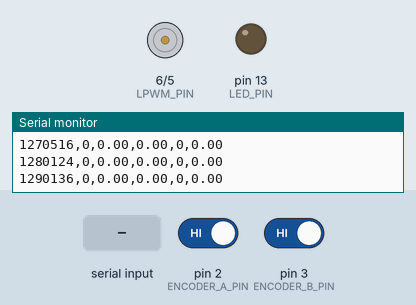
This sketch was run on a simulated Arduino Uno, built with avr-gcc and run on an emulated ATmega328P. On the bench: motor-driver pin pairs drawn as motors (green arrow = first pin HIGH = forward, orange = second pin HIGH = backward, longer = more drive), output pins drawn as LEDs (lit = HIGH), the last lines printed to the serial monitor. The test bench sets the inputs (shaded band); at power-on: pin 2 (ENCODER_A_PIN) HIGH, pin 3 (ENCODER_B_PIN) HIGH.

Above: at 1.3 s.
1.4 s: "sync\n" received over Serial
At 1.47 s:
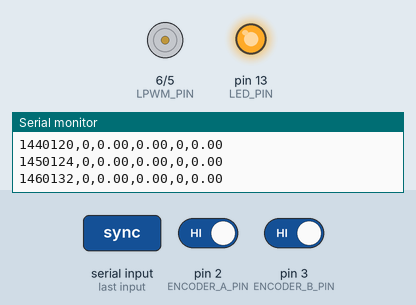
3.0 s: "pwm 90\n" received over Serial
At 4.0 s:
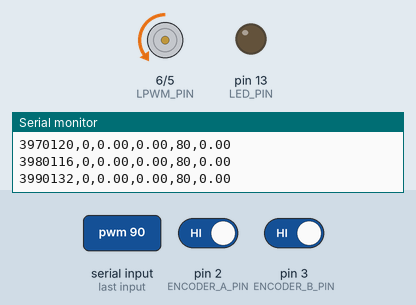
4.5 s: "sync\n" received over Serial
At 4.57 s:
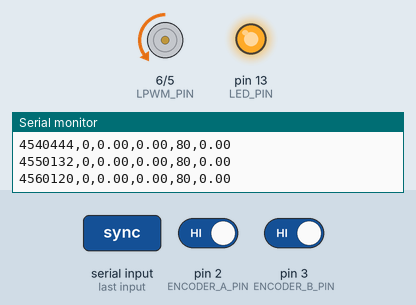
6.1 s: "stop\n" received over Serial
At 7.5 s:
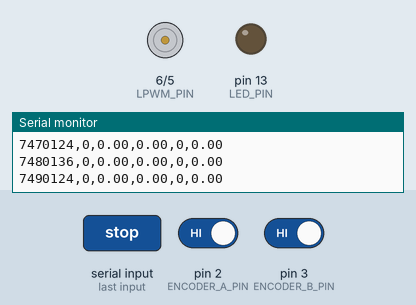
Timing chart, 0 to 8.6 s (numbered marks = the images above; inputs shaded):
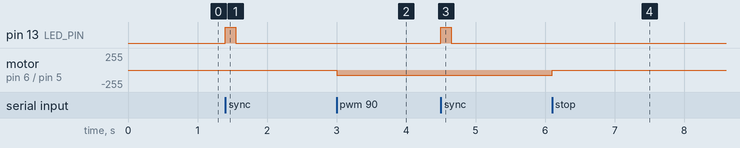

The sketch:

encoder_reference_logger.ino
```cpp
#include <Arduino.h>

// ============================================================
// ENCODER REFERENCE LOGGER
// IBT-2 / BTS7960 + Quadrature Encoder
//
// Purpose: high-rate, timestamped reference logging for
//          camera-vs-encoder yaw / yaw-rate RMS comparison.
//
// Key idea: log raw (time_us, encoder_count) at high rate.
//           Compute the REFERENCE angular velocity OFFLINE from
//           those two columns. The on-board rpm_from_counts is a
//           smoothed convenience value for control/status only.
// ============================================================

// ---------------- PINS ----------------
const int ENCODER_A_PIN = 2;
const int ENCODER_B_PIN = 3;
const int RPWM_PIN      = 5;
const int LPWM_PIN      = 6;
const int LED_PIN       = 13;   // optional diagnostic sync marker; not used in reported analysis

// ---------------- ENCODER ----------------
const float COUNTS_PER_REV = 1496.0f;   // 4x decoding * gearing, as you measured
const int   MOTOR_SIGN     = 1;         // flip one of these if direction is wrong
const int   ENCODER_SIGN   = 1;

// ---------------- SERIAL ----------------
const unsigned long BAUD = 500000UL;    // high baud so logging never blocks the loop

// ---------------- TIMING (microsecond-based) ----------------
const unsigned long LOG_PERIOD_US     = 10000UL;  // 100 Hz logging (set 5000 for 200 Hz)
const unsigned long CONTROL_PERIOD_US = 20000UL;  // 50 Hz control loop

unsigned long lastLogUs     = 0;
unsigned long lastControlUs = 0;

// ---------------- QUADRATURE ----------------
volatile long    encoderCount = 0;
volatile uint8_t lastState    = 0;

// ---------------- VELOCITY RING BUFFER ----------------
// Live velocity is computed over a short window so it is smooth enough
// for the PID and the status line. It is NOT your final reference.
const uint8_t  RING_SIZE = 32;
const uint8_t  VEL_LAG   = 12;          // ~120 ms window at 100 Hz
unsigned long  ringTime[RING_SIZE];
long           ringCount[RING_SIZE];
uint8_t        ringHead   = 0;
uint16_t       ringFilled = 0;

// ---------------- STATE ----------------
long  signedCount     = 0;
float currentAngleDeg = 0.0f;
float currentRPM      = 0.0f;   // smoothed, from ring window (rpm_from_counts)
int   appliedPWM      = 0;

enum Mode { MODE_IDLE, MODE_RPM, MODE_PWM };
Mode  mode      = MODE_IDLE;
float targetRPM = 0.0f;
int   directPWM = 0;

bool  logging = true;

// sync LED (non-blocking flash)
unsigned long syncLedOffUs = 0;

// ---------------- RPM LIMITS ----------------
const float MIN_STABLE_RPM = 5.0f;
const float MAX_ALLOWED_RPM = 55.0f;

// ---------------- PID ----------------
float KP_RPM = 0.55f;
float KI_RPM = 0.10f;
float KD_RPM = 0.00f;
float rpmIntegral  = 0.0f;
float rpmPrevError = 0.0f;

// ---------------- PWM LIMITS ----------------
int PWM_MIN_LIMIT = 0;
int PWM_MAX_LIMIT = 80;

// ---------------- FEEDFORWARD MAP (midpoints of your latest tests) ----------------
struct MapPoint { float rpm; float pwm; };
MapPoint ffMap[] = {
  { 5.5f,   7.0f},
  { 6.5f,   8.0f},
  { 7.95f,  9.0f},
  { 9.5f,  10.0f},
  {16.95f, 15.0f},
  {24.65f, 20.0f},
  {39.4f,  30.0f},
  {54.15f, 40.0f}
};
const int FF_MAP_SIZE = sizeof(ffMap) / sizeof(ffMap[0]);

// ============================================================
// QUADRATURE ISR  (your decoding)
// ============================================================
void updateEncoder() {
  uint8_t a = digitalRead(ENCODER_A_PIN);
  uint8_t b = digitalRead(ENCODER_B_PIN);
  uint8_t currentState = (a << 1) | b;
  uint8_t transition = (lastState << 2) | currentState;
  switch (transition) {
    case 0b0001: case 0b0111: case 0b1110: case 0b1000: encoderCount++; break;
    case 0b0010: case 0b0100: case 0b1101: case 0b1011: encoderCount--; break;
    default: break;
  }
  lastState = currentState;
}

// ============================================================
// MOTOR DRIVE
// ============================================================
void setMotorPWM(int pwmRaw) {
  int pwm = MOTOR_SIGN * pwmRaw;
  pwm = constrain(pwm, -255, 255);
  if (pwm > 0)      { analogWrite(RPWM_PIN, pwm); analogWrite(LPWM_PIN, 0);    }
  else if (pwm < 0) { analogWrite(RPWM_PIN, 0);   analogWrite(LPWM_PIN, -pwm); }
  else              { analogWrite(RPWM_PIN, 0);   analogWrite(LPWM_PIN, 0);    }
}

void resetRPMController() { rpmIntegral = 0.0f; rpmPrevError = 0.0f; }

// ============================================================
// SAMPLE + RING BUFFER
// ============================================================
void pushSample(unsigned long ts, long c) {
  ringHead = (ringHead + 1) % RING_SIZE;
  ringTime[ringHead]  = ts;
  ringCount[ringHead] = c;
  if (ringFilled < RING_SIZE) ringFilled++;
}

// smoothed velocity over the ring window, in deg/s
float velocityDegPerSec() {
  if (ringFilled <= VEL_LAG) return 0.0f;
  uint8_t iNew = ringHead;
  uint8_t iOld = (uint8_t)((ringHead + RING_SIZE - VEL_LAG) % RING_SIZE);
  unsigned long dtus = ringTime[iNew] - ringTime[iOld];   // unsigned -> wrap-safe
  if (dtus == 0) return 0.0f;
  long dc = ringCount[iNew] - ringCount[iOld];
  return ((float)dc / COUNTS_PER_REV * 360.0f) / ((float)dtus / 1000000.0f);
}

// ============================================================
// FEEDFORWARD + PI CONTROL
// ============================================================
float getFeedforwardPWM(float rpmTarget) {
  if (rpmTarget <= ffMap[0].rpm)               return ffMap[0].pwm;
  if (rpmTarget >= ffMap[FF_MAP_SIZE - 1].rpm) return ffMap[FF_MAP_SIZE - 1].pwm;
  for (int i = 0; i < FF_MAP_SIZE - 1; i++) {
    float r1 = ffMap[i].rpm, r2 = ffMap[i + 1].rpm;
    float p1 = ffMap[i].pwm, p2 = ffMap[i + 1].pwm;
    if (rpmTarget >= r1 && rpmTarget <= r2) {
      float t = (rpmTarget - r1) / (r2 - r1);
      return p1 + t * (p2 - p1);
    }
  }
  return ffMap[FF_MAP_SIZE - 1].pwm;
}

int computeRPMControl(float dt) {
  float ffPWM = getFeedforwardPWM(targetRPM);
  float error = targetRPM - currentRPM;
  rpmIntegral += error * dt;
  rpmIntegral = constrain(rpmIntegral, -30.0f, 30.0f);
  float derivative = (dt > 0) ? (error - rpmPrevError) / dt : 0.0f;
  rpmPrevError = error;
  float out = ffPWM + KP_RPM * error + KI_RPM * rpmIntegral + KD_RPM * derivative;
  out = constrain(out, (float)PWM_MIN_LIMIT, (float)PWM_MAX_LIMIT);
  return (int)round(out);
}

// ============================================================
// OUTPUT
// CSV data rows are bare. Every human/status message starts with '#'
// so it is a comment line that never corrupts the CSV.
// (pandas: pd.read_csv(file, comment='#'))
// ============================================================
void printHeader() {
  Serial.println(F("time_us,encoder_count,angle_deg,rpm_from_counts,applied_pwm,target_rpm"));
}

void printDataRow(unsigned long ts) {
  Serial.print(ts);                Serial.print(',');
  Serial.print(signedCount);       Serial.print(',');
  Serial.print(currentAngleDeg, 2);Serial.print(',');
  Serial.print(currentRPM, 2);     Serial.print(',');
  Serial.print(appliedPWM);        Serial.print(',');
  Serial.println(targetRPM, 2);
}

// ============================================================
// OPTIONAL SYNC DIAGNOSTIC: not used by the reported onset-based analysis
// ============================================================
void doSync() {
  unsigned long ts = micros();
  digitalWrite(LED_PIN, HIGH);
  syncLedOffUs = ts + 150000UL;   // 150 ms flash, turned off non-blocking in loop
  Serial.print(F("# SYNC time_us=")); Serial.println(ts);
}

// ============================================================
// COMMANDS
// ============================================================
String cmd = "";

void processCommand(String s) {
  s.trim(); s.toLowerCase();
  if (s.length() == 0) return;

  if (s == "stop") {
    mode = MODE_IDLE; targetRPM = 0; directPWM = 0; appliedPWM = 0;
    resetRPMController(); setMotorPWM(0);
    Serial.println(F("# STOPPED")); return;
  }
  if (s == "zero") {
    noInterrupts(); encoderCount = 0; interrupts();
    signedCount = 0; currentAngleDeg = 0; currentRPM = 0;
    ringHead = 0; ringFilled = 0;
    Serial.println(F("# ZERO DONE")); return;
  }
  if (s == "status") {
    Serial.print(F("# STATUS mode="));
    Serial.print(mode == MODE_RPM ? F("RPM") : (mode == MODE_PWM ? F("PWM") : F("IDLE")));
    Serial.print(F(" target_rpm=")); Serial.print(targetRPM, 2);
    Serial.print(F(" meas_rpm="));   Serial.print(currentRPM, 2);
    Serial.print(F(" pwm="));        Serial.print(appliedPWM);
    Serial.print(F(" angle_deg="));  Serial.print(currentAngleDeg, 2);
    Serial.print(F(" count="));      Serial.println(signedCount);
    return;
  }
  if (s == "header")  { printHeader(); return; }
  if (s == "sync")    { doSync(); return; }
  if (s == "log on")  { logging = true;  Serial.println(F("# LOG ON"));  return; }
  if (s == "log off") { logging = false; Serial.println(F("# LOG OFF")); return; }

  if (s.startsWith("rpm ")) {
    float req = s.substring(4).toFloat();
    if (req < MIN_STABLE_RPM)  { Serial.print(F("# RPM too low, min "));  Serial.println(MIN_STABLE_RPM, 1);  return; }
    if (req > MAX_ALLOWED_RPM) { Serial.print(F("# RPM too high, max ")); Serial.println(MAX_ALLOWED_RPM, 1); return; }
    targetRPM = req; mode = MODE_RPM; resetRPMController();
    Serial.print(F("# NEW TARGET RPM = ")); Serial.println(targetRPM, 2); return;
  }
  if (s.startsWith("pwm ")) {
    int p = s.substring(4).toInt();
    p = constrain(p, -PWM_MAX_LIMIT, PWM_MAX_LIMIT);
    directPWM = p; mode = MODE_PWM; targetRPM = 0;
    Serial.print(F("# DIRECT PWM = ")); Serial.println(directPWM); return;
  }
  if (s.startsWith("kp ")) { KP_RPM = s.substring(3).toFloat(); Serial.print(F("# KP=")); Serial.println(KP_RPM, 4); return; }
  if (s.startsWith("ki ")) { KI_RPM = s.substring(3).toFloat(); Serial.print(F("# KI=")); Serial.println(KI_RPM, 4); return; }
  if (s.startsWith("kd ")) { KD_RPM = s.substring(3).toFloat(); Serial.print(F("# KD=")); Serial.println(KD_RPM, 4); return; }
  if (s.startsWith("pwmmax ")) { PWM_MAX_LIMIT = s.substring(7).toInt(); Serial.print(F("# PWM_MAX=")); Serial.println(PWM_MAX_LIMIT); return; }

  Serial.println(F("# UNKNOWN COMMAND"));
}

// ============================================================
// SETUP
// ============================================================
void setup() {
  Serial.begin(BAUD);

  pinMode(ENCODER_A_PIN, INPUT_PULLUP);
  pinMode(ENCODER_B_PIN, INPUT_PULLUP);
  pinMode(RPWM_PIN, OUTPUT);
  pinMode(LPWM_PIN, OUTPUT);
  pinMode(LED_PIN, OUTPUT);
  digitalWrite(LED_PIN, LOW);
  setMotorPWM(0);

  delay(100);
  uint8_t a = digitalRead(ENCODER_A_PIN);
  uint8_t b = digitalRead(ENCODER_B_PIN);
  lastState = (a << 1) | b;

  attachInterrupt(digitalPinToInterrupt(ENCODER_A_PIN), updateEncoder, CHANGE);
  attachInterrupt(digitalPinToInterrupt(ENCODER_B_PIN), updateEncoder, CHANGE);

  unsigned long now = micros();
  lastLogUs = now; lastControlUs = now;

  Serial.println(F("# READY - ENCODER REFERENCE LOGGER"));
  Serial.println(F("# commands: rpm <5..55> | pwm <-80..80> | stop | zero | status | sync | header | log on | log off | kp/ki/kd <v> | pwmmax <v>"));
  printHeader();
}

// ============================================================
// LOOP
// ============================================================
void loop() {
  // ---- serial command intake ----
  while (Serial.available()) {
    char c = Serial.read();
    if (c == '\n' || c == '\r') { processCommand(cmd); cmd = ""; }
    else                        { cmd += c; }
  }

  unsigned long now = micros();

  // ---- non-blocking sync LED off ----
  if (syncLedOffUs && (long)(now - syncLedOffUs) >= 0) {
    digitalWrite(LED_PIN, LOW);
    syncLedOffUs = 0;
  }

  // ---- high-rate sample + log ----
  if ((unsigned long)(now - lastLogUs) >= LOG_PERIOD_US) {
    // fixed cadence with catch-up guard (avoids runaway if ever delayed)
    if ((unsigned long)(now - lastLogUs) > 4UL * LOG_PERIOD_US) lastLogUs = now;
    else                                                        lastLogUs += LOG_PERIOD_US;

    // atomic count read, then timestamp as close as possible to the sample
    noInterrupts(); long rawCount = encoderCount; interrupts();
    unsigned long ts = micros();

    signedCount     = ENCODER_SIGN * rawCount;
    pushSample(ts, signedCount);
    currentAngleDeg = ((float)signedCount / COUNTS_PER_REV) * 360.0f;
    currentRPM      = velocityDegPerSec() / 6.0f;   // deg/s -> rpm

    if (logging) printDataRow(ts);
  }

  // ---- control loop ----
  if ((unsigned long)(now - lastControlUs) >= CONTROL_PERIOD_US) {
    float dt = (now - lastControlUs) / 1000000.0f;
    if ((unsigned long)(now - lastControlUs) > 4UL * CONTROL_PERIOD_US) lastControlUs = now;
    else                                                                lastControlUs += CONTROL_PERIOD_US;

    if (mode == MODE_RPM)      { appliedPWM = computeRPMControl(dt); setMotorPWM(appliedPWM); }
    else if (mode == MODE_PWM) { appliedPWM = directPWM;            setMotorPWM(appliedPWM); }
    else                       { appliedPWM = 0;                    setMotorPWM(0); }
  }
}
```

Measured:
- after the input at 1.4 s, pin 13 (LED_PIN): LOW → HIGH at once, → LOW 0.15 s later
- after the input at 3.0 s, motor on pin 6 (LPWM_PIN) / pin 5 (RPWM_PIN): stopped → backward 80/255 at once
- after the input at 4.5 s, pin 13 (LED_PIN): LOW → HIGH at once, → LOW 0.15 s later
- after the input at 6.1 s, motor on pin 6 (LPWM_PIN) / pin 5 (RPWM_PIN): backward 80/255 → stopped at once
